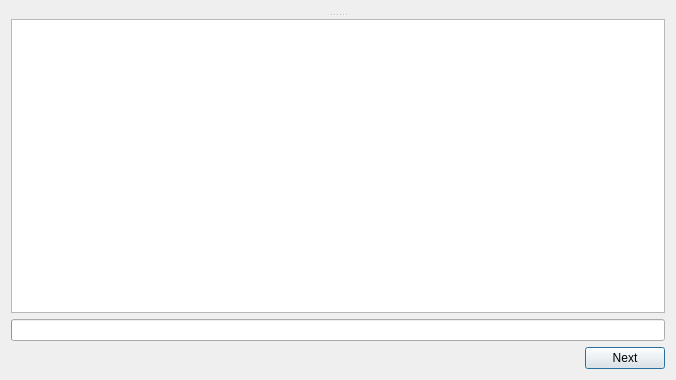
<?xml version="1.0" encoding="UTF-8"?>
<ui version="4.0">
 <class>ToolInterface</class>
 <widget class="QDialog" name="ToolInterface">
  <property name="windowModality">
   <enum>Qt::ApplicationModal</enum>
  </property>
  <property name="geometry">
   <rect>
    <x>0</x>
    <y>0</y>
    <width>676</width>
    <height>380</height>
   </rect>
  </property>
  <property name="windowTitle">
   <string>Dialog</string>
  </property>
  <property name="sizeGripEnabled">
   <bool>false</bool>
  </property>
  <property name="modal">
   <bool>true</bool>
  </property>
  <layout class="QGridLayout" name="gridLayout_3">
   <item row="0" column="0">
    <widget class="QSplitter" name="splitter">
     <property name="orientation">
      <enum>Qt::Vertical</enum>
     </property>
     <property name="handleWidth">
      <number>8</number>
     </property>
     <widget class="QStackedWidget" name="stackedWidget">
      <property name="currentIndex">
       <number>-1</number>
      </property>
     </widget>
     <widget class="QTextEdit" name="txtConsole"/>
    </widget>
   </item>
   <item row="1" column="0">
    <widget class="QProgressBar" name="progressBar">
     <property name="value">
      <number>0</number>
     </property>
     <property name="alignment">
      <set>Qt::AlignCenter</set>
     </property>
     <property name="format">
      <string/>
     </property>
    </widget>
   </item>
   <item row="2" column="0">
    <layout class="QHBoxLayout" name="horizontalLayout">
     <item>
      <spacer name="horizontalSpacer">
       <property name="orientation">
        <enum>Qt::Horizontal</enum>
       </property>
       <property name="sizeHint" stdset="0">
        <size>
         <width>40</width>
         <height>20</height>
        </size>
       </property>
      </spacer>
     </item>
     <item>
      <widget class="QPushButton" name="btnNext">
       <property name="text">
        <string>Next</string>
       </property>
      </widget>
     </item>
    </layout>
   </item>
  </layout>
 </widget>
 <resources/>
 <connections/>
</ui>
